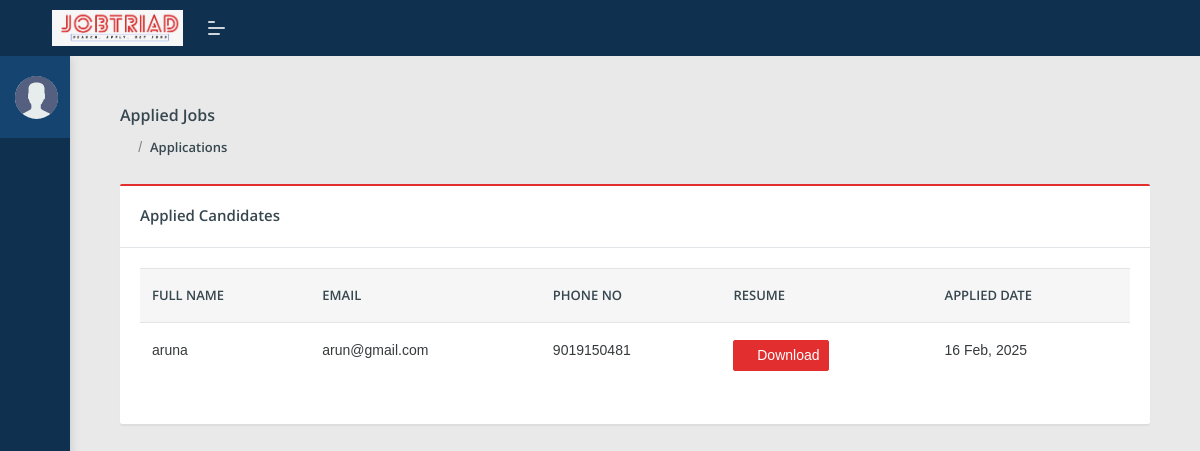
The app's page /a_candidate_details/4/ (signed in) with its own data.
### external_jobs/models.py (models this page shows, shortened)
class NewUser(AbstractUser):
    user_type = models.CharField(max_length=100, default='user')
    fullname= models.CharField(max_length=250, blank=True)
    phone_no = models.CharField(max_length=100, blank=True)
    address = models.CharField(max_length=500, blank=True)  # New field for address
    profile_image = models.ImageField(upload_to='profile_images/', blank=True, null=True)  # New field for profile image

class AppliedJob(models.Model):
    user = models.ForeignKey(NewUser, on_delete=models.CASCADE)
    company = models.IntegerField()  # Store company ID
    job_id = models.ForeignKey(Jobs, on_delete=models.CASCADE) # Store job ID
    resume = models.FileField(upload_to='resumes/')
    applied_at = models.DateTimeField(auto_now_add=True)

### external_jobs/views.py (the view)
# urls.py: path('a_candidate_details/<int:id>/', views.a_candidate_details, name='a_candidate_details'),
@login_required
def a_candidate_details(request,id):
    applied_candidates = AppliedJob.objects.filter(job_id=id)
    username= request.user.username
    print(applied_candidates)
    candidate_details = []
    for application in applied_candidates:
        user = get_object_or_404(NewUser, id=application.user.id)
        print(user.fullname)
        candidate_details.append({
            'fullname': user.fullname,
            'email': user.username,
            'phone_no': user.phone_no,
            'resume': application.resume.url if application.resume else None,
            'applied_at': application.applied_at,
        })
    context = {
        'candidate_details': candidate_details,
        'username':username
        }
    return render(request,'a_candidate_details.html',context)

### external_jobs/templates/a_candidate_details.html (shortened to what this page needs)
{% extends 'admin_base.html' %}
{% block content %}
<div class="pcoded-content">
    <div class="page-header">
        <div class="page-block">
            <div class="row align-items-center">
                <div class="col-md-12">
					<div class="page-header-title">
						<h5 class="m-b-10">Applied Jobs</h5>
					</div>
					<ul class="breadcrumb">
						<li class="breadcrumb-item"><a href=""><i class="feather icon-home"></i></a></li>
<li class="breadcrumb-item"><a href="">Applications</a></li>
					</ul>
				</div>
            </div>
        </div>
    </div>
    <div class="row">
        <div class="col-md-12">
            <div class="card">
                <div class="card-header">
                    <h5>Applied Candidates</h5>
                </div>
                <div class="card-body table-border-style">
                    <div class="table-responsive">
                        <table class="table table-hover">
                            <thead>
                                <tr>
                                    <th>Full Name</th>
                                    <th>Email</th>
                                    <th>Phone No</th>
                                    <th>Resume</th>
                                    <th>Applied Date</th>
                                </tr>
                            </thead>
                            <tbody>
                                {% for candidate in candidate_details %}
                                <tr>
                                    <td>{{ candidate.fullname }}</td>
                                    <td>{{ candidate.email }}</td>
                                    <td>{{ candidate.phone_no }}</td>
                                    <td>
                                        {% if candidate.resume %}
                                            <a href="{{ candidate.resume }}" target="_blank" class="btn btn-sm btn-primary">
                                                <i class="fas fa-file-download"></i> Download
                                            </a>
                                        {% else %}
                                            No Resume
                                        {% endif %}
                                    </td>
                                    <td>{{ candidate.applied_at|date:"d M, Y" }}</td>
                                </tr>
                                {% empty %}
                                <tr>
                                    <td colspan="5" class="text-center">No candidates have applied yet.</td>
                                </tr>
                                {% endfor %}
                            </tbody>
                        </table>
                    </div>
                </div>
            </div>
        </div>
    </div>
</div>
{% endblock %}

### records on screen
NewUser: fullname "aruna", email "arun@gmail.com", phone_no "9019150481"
AppliedJob: applied_at "16 Feb, 2025"
